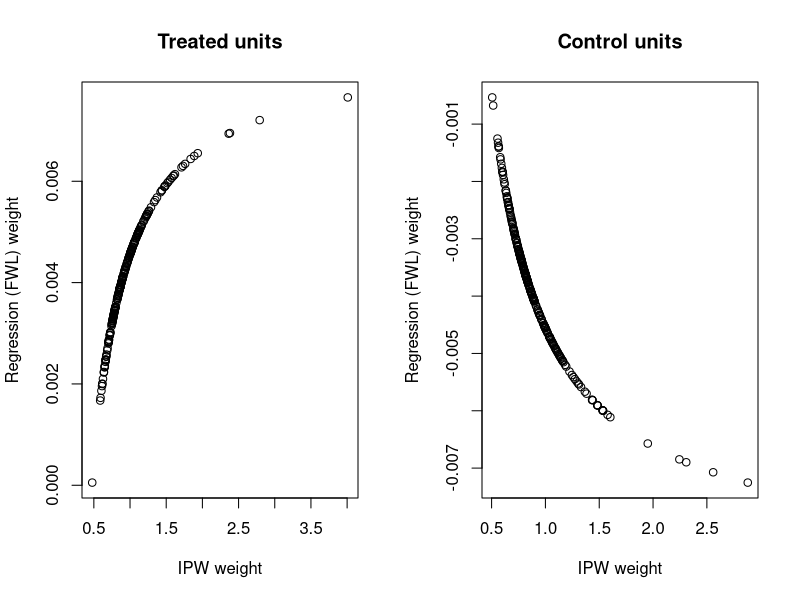

Write R code to recreate this figure.
## ---- chunk 1
#| label: fwl-weights-example
#| cache: true
#| warning: false
#| message: false
library(dplyr)

set.seed(1)
n <- 500
X <- rnorm(n)
d_prob <- plogis(0.5 * X)
D <- rbinom(n, 1, d_prob)
Y <- 1 + 2 * D + 1.5 * X + rnorm(n)
dat <- data.frame(Y, D, X)

# Regression-implied weights via the FWL residualization of D on X.
d_hat <- fitted(lm(D ~ X, data = dat))
resid_D <- dat$D - d_hat
omega_reg <- resid_D / sum(resid_D^2)

# IPW weights (Horvitz-Thompson), using the same linear-probability d_hat
# purely for comparability with the regression weights above.
ipw <- ifelse(dat$D == 1, 1 / d_hat, 1 / (1 - d_hat))
# rescale by a single constant so the treated weights average 1; this only
# fixes the axis scale of the plot below and does not change any comparison
ipw <- ipw / sum(ipw[dat$D == 1]) * sum(dat$D == 1)

tau_reg <- sum(omega_reg * dat$Y)
tau_lm  <- coef(lm(Y ~ D + X, data = dat))["D"]

data.frame(tau_reg_from_weights = tau_reg, tau_from_lm_coef = tau_lm)
## ---- chunk 2
#| label: fwl-weights-plot
#| cache: true
#| warning: false
#| message: false
par(mfrow = c(1, 2))
plot(ipw[dat$D == 1], omega_reg[dat$D == 1],
     xlab = "IPW weight", ylab = "Regression (FWL) weight",
     main = "Treated units")
plot(ipw[dat$D == 0], omega_reg[dat$D == 0],
     xlab = "IPW weight", ylab = "Regression (FWL) weight",
     main = "Control units")
par(mfrow = c(1, 1))
## ---- chunk 3
#| label: fwl-negative-weights
#| cache: true
#| warning: false
#| message: false
set.seed(2)
X2 <- rnorm(n)
D2 <- rbinom(n, 1, plogis(3 * X2))       # much stronger selection on X
dat2 <- data.frame(D = D2, X = X2)
d_hat2 <- fitted(lm(D ~ X, data = dat2))
omega2 <- (dat2$D - d_hat2) / sum((dat2$D - d_hat2)^2)

data.frame(
  dhat_below_0        = sum(d_hat2 < 0),
  dhat_above_1        = sum(d_hat2 > 1),
  treated_wrong_sign  = sum(dat2$D == 1 & omega2 < 0),
  control_wrong_sign  = sum(dat2$D == 0 & omega2 > 0)
)
